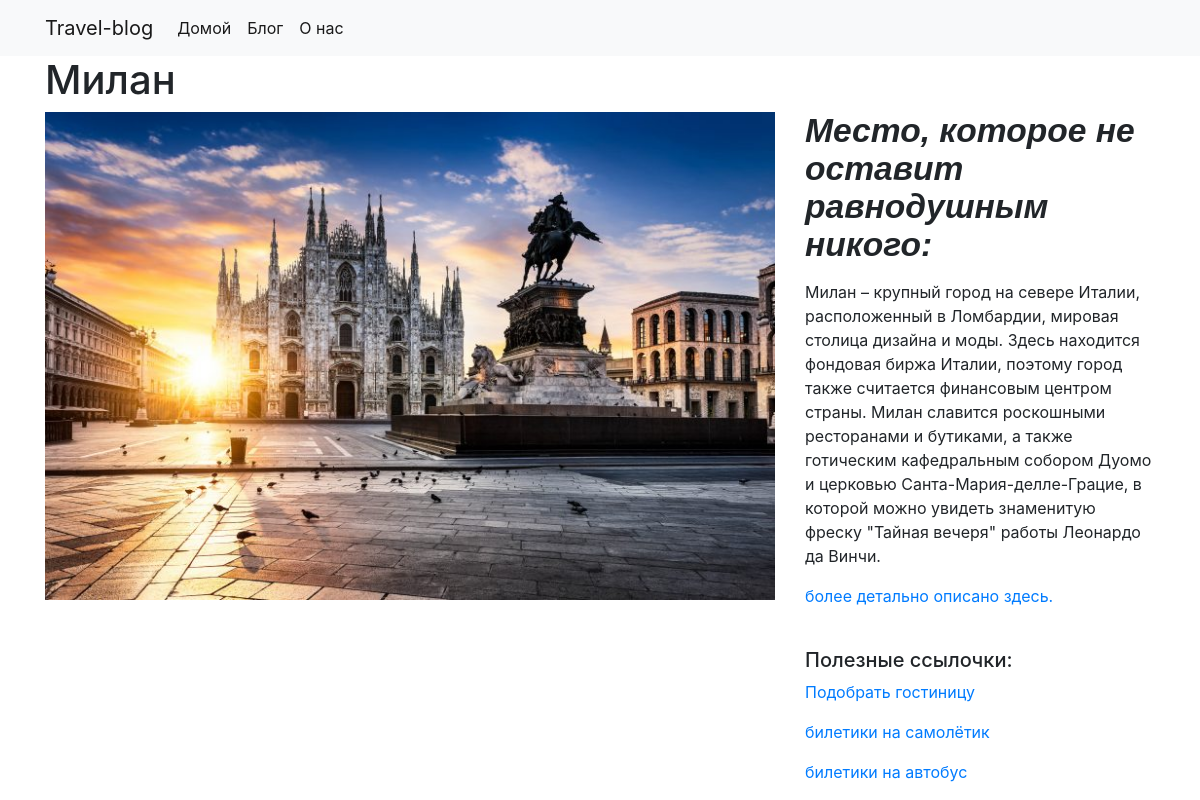
Page /cities/2/ on the committed database.
### projects/models.py (models this page shows)
class City(models.Model):
    city = models.CharField(max_length=100)
    destination = models.CharField(max_length=2000)
    link = models.CharField(max_length=2000)
    linkavia = models.CharField(max_length=2000)
    linkbus = models.CharField(max_length=2000)
    image = models.FilePathField(path="/ img")

### projects/views.py (the view)
# urls.py: path("<int:pk>/", views.city_detail, name="city_detail"),
def city_detail(request, pk):
    city = City.objects.get(pk=pk)
    context = {"city": city}
    return render(request, "city_detail.html", context)

### projects/templates/city_detail.html (shortened to what this page needs)
{% extends "base.html" %}
{% load static %}
{% block page_content %}
<h1>{{ city.city }}</h1>
<div class="row">
    <div class="col-md-8">
        <img src="{% static city.image %}" alt="" width="100%">
    </div>
    <div class="col-md-4">
        <p style="font: bold italic 210% sans-serif;">Место, которое не оставит равнодушным никого: </p>
        <p>{{ city.destination }}</p>
        <p><a href= "https://ru.wikipedia.org/wiki/Заглавная_страница">более детально описано здесь.</a></p>
        <br>
        <h5>Полезные ссылочки:</h5>
        <a href={{city.link}}>Подобрать гостиницу</a>
        <a href={{city.linkavia}}>билетики на самолётик</a>
        <a href={{city.linkbus}}>билетики на автобус</a>
    </div>
</div>
{% endblock %}

### rows in the picture
City: city "Милан", image (picture), destination "Милан – крупный город на севере Италии, расположенный в Ломбардии, мировая столица дизайна и моды. Здесь находится фондовая биржа Италии, поэтому город также считается финансовым центром страны. Милан славится роскошными ресторанами и бутиками, а также готическим кафедральным собором Дуомо и церковью Санта-Мария-делле-Грацие, в которой можно увидеть знаменитую фреску \"Тайная вечеря\" работы Леонардо да Винчи."
